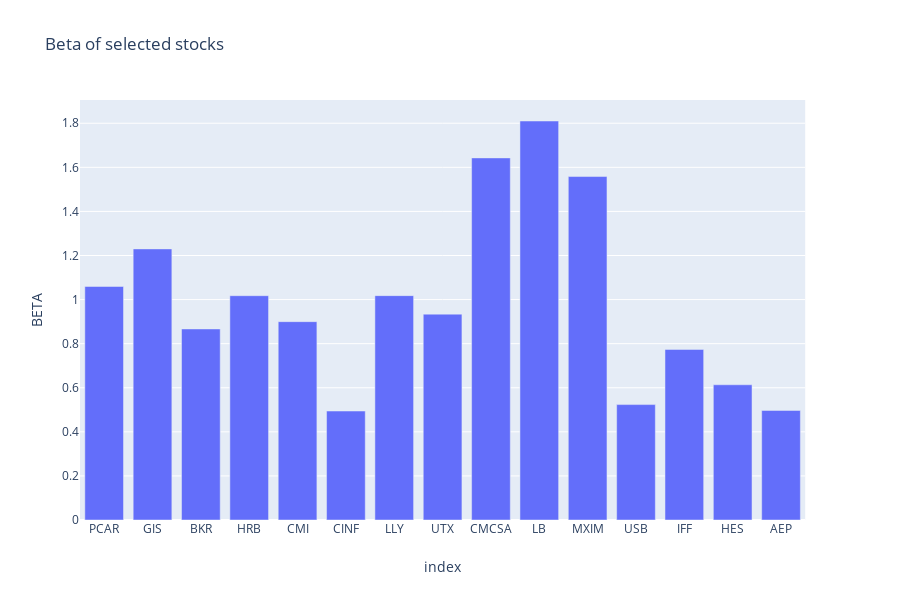

This figure's notebook cell:
### Code cell
px.bar(pd.DataFrame(beta_vec, columns=['BETA']).reset_index(), x='index', y='BETA', title='Beta of selected stocks')

### Figure 1 — Plotly figure (JSON) as saved in the notebook; plotly's stock layout.template omitted (floating-point values rounded to 4 significant figures)
{"data": [{"alignmentgroup": "True", "hoverlabel": {"namelength": 0}, "hovertemplate": "index=%{x}<br>BETA=%{y}", "legendgroup": "", "marker": {"color": "#636efa"}, "name": "", "offsetgroup": "", "orientation": "v", "showlegend": false, "textposition": "auto", "type": "bar", "x": ["PCAR", "GIS", "BKR", "HRB", "CMI", "CINF", "LLY", "UTX", "CMCSA", "LB", "MXIM", "USB", "IFF", "HES", "AEP"], "xaxis": "x", "y": [1.06, 1.23, 0.8668, 1.018, 0.8998, 0.4944, 1.018, 0.9339, 1.643, 1.81, 1.558, 0.5236, 0.7739, 0.6135, 0.4971], "yaxis": "y"}], "layout": {"barmode": "relative", "height": 600, "legend": {"tracegroupgap": 0}, "title": {"text": "Beta of selected stocks"}, "xaxis": {"anchor": "y", "domain": [0, 0.98], "title": {"text": "index"}}, "yaxis": {"anchor": "x", "domain": [0, 1], "title": {"text": "BETA"}}}}
